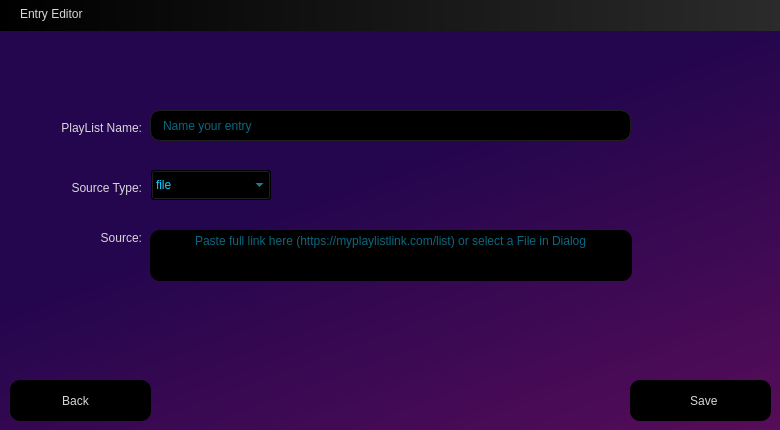
<?xml version="1.0" encoding="UTF-8"?>
<ui version="4.0">
 <class>EntryEditor</class>
 <widget class="QWidget" name="EntryEditor">
  <property name="geometry">
   <rect>
    <x>0</x>
    <y>0</y>
    <width>780</width>
    <height>430</height>
   </rect>
  </property>
  <property name="windowTitle">
   <string>Form</string>
  </property>
  <property name="styleSheet">
   <string notr="true">/*background-color: rgb(42, 42, 42);*/

QLabel
{
	color: rgb(216, 216, 216);
}

QPushButton 
{	
	color: rgb(216, 216, 216);
	background-color: rgb(0, 0, 0);
	border-radius: 10px;
}

QPushButton:hover 
{
	background-color: rgb(22, 7, 46);
}

QPushButton:disabled
{
	color: rgb(73, 73, 73);
}

QPushButton:pressed 
{
	background-color: rgb(82, 26, 149);
}

QTableWidget
{
	background-color: rgb(0, 0, 0);
}

QTableWidget::item::selected
{
	background-color: rgb(0, 58, 201);
}

QHeaderView::section
{
	background-color: rgb(20, 6, 36);
}

QHeaderView
{
	background-color: rgb(30, 30, 30);
}

QLineEdit
{
	color: rgb(216, 216, 216);
	background-color: rgb(0, 0, 0);
	padding-left:10px;
}

QTextEdit
{
	color: rgb(216, 216, 216);
	background-color: rgb(0, 0, 0);
	padding-left:25px;
}

QComboBox
{
	color: rgb(216, 216, 216);
	background-color: rgb(0, 0, 0);
}

QComboBox QAbstractItemView {
 	border: 1px solid grey;
 	/*background: black;*/
	selection-color: rgb(216, 216, 216);
  	background-color: rgb(30, 30, 30);
}
</string>
  </property>
  <widget class="QWidget" name="Titlebar_widget" native="true">
   <property name="geometry">
    <rect>
     <x>0</x>
     <y>0</y>
     <width>781</width>
     <height>31</height>
    </rect>
   </property>
   <property name="styleSheet">
    <string notr="true">/*background-color: rgb(40, 40, 40);*/

background-color: qlineargradient(spread:pad, x1:0, y1:0, x2:1, y2:0, stop:0 rgba(0, 0, 0, 255), stop:1 rgba(43, 43, 43, 255));</string>
   </property>
   <widget class="QLabel" name="Titlebar_label">
    <property name="geometry">
     <rect>
      <x>20</x>
      <y>0</y>
      <width>251</width>
      <height>21</height>
     </rect>
    </property>
    <property name="styleSheet">
     <string notr="true">background-color: transparent;</string>
    </property>
    <property name="text">
     <string>Entry Editor</string>
    </property>
    <property name="alignment">
     <set>Qt::AlignmentFlag::AlignBottom|Qt::AlignmentFlag::AlignLeading|Qt::AlignmentFlag::AlignLeft</set>
    </property>
   </widget>
  </widget>
  <widget class="QPushButton" name="Back_button">
   <property name="geometry">
    <rect>
     <x>10</x>
     <y>380</y>
     <width>141</width>
     <height>41</height>
    </rect>
   </property>
   <property name="text">
    <string>  Back     </string>
   </property>
   <property name="icon">
    <iconset resource="resources.qrc">
     <normaloff>:/icons/icons/white-left-arrow.png</normaloff>
     <disabledoff>:/icons/icons/white-left-arrow-disabled.png</disabledoff>:/icons/icons/white-left-arrow.png</iconset>
   </property>
   <property name="iconSize">
    <size>
     <width>15</width>
     <height>15</height>
    </size>
   </property>
  </widget>
  <widget class="QLineEdit" name="Name_textedit">
   <property name="geometry">
    <rect>
     <x>150</x>
     <y>110</y>
     <width>481</width>
     <height>31</height>
    </rect>
   </property>
   <property name="styleSheet">
    <string notr="true">QLineEdit
{
	border: 1px solid rgb(30, 30, 30);
	background-color: black;
	border-radius: 10px;
	padding-left: 10px;
	color: rgb(20, 205, 255); 
}</string>
   </property>
   <property name="text">
    <string/>
   </property>
   <property name="frame">
    <bool>false</bool>
   </property>
   <property name="placeholderText">
    <string>Name your entry</string>
   </property>
  </widget>
  <widget class="QLabel" name="EntryName_label">
   <property name="geometry">
    <rect>
     <x>11</x>
     <y>120</y>
     <width>131</width>
     <height>16</height>
    </rect>
   </property>
   <property name="text">
    <string>PlayList Name:</string>
   </property>
   <property name="alignment">
    <set>Qt::AlignmentFlag::AlignRight|Qt::AlignmentFlag::AlignTrailing|Qt::AlignmentFlag::AlignVCenter</set>
   </property>
  </widget>
  <widget class="QPushButton" name="Save_button">
   <property name="geometry">
    <rect>
     <x>630</x>
     <y>380</y>
     <width>141</width>
     <height>41</height>
    </rect>
   </property>
   <property name="text">
    <string>  Save</string>
   </property>
   <property name="icon">
    <iconset resource="resources.qrc">
     <normaloff>:/icons/icons/white-diskette.png</normaloff>
     <disabledoff>:/icons/icons/white-diskette-disabled.png</disabledoff>:/icons/icons/white-diskette.png</iconset>
   </property>
   <property name="iconSize">
    <size>
     <width>20</width>
     <height>20</height>
    </size>
   </property>
  </widget>
  <widget class="QPushButton" name="OpenFiles_button">
   <property name="geometry">
    <rect>
     <x>150</x>
     <y>230</y>
     <width>35</width>
     <height>51</height>
    </rect>
   </property>
   <property name="autoFillBackground">
    <bool>false</bool>
   </property>
   <property name="styleSheet">
    <string notr="true">border-radius: 10px;
/*background-color: rgba(1, 0, 0, 0);*/
</string>
   </property>
   <property name="text">
    <string/>
   </property>
   <property name="icon">
    <iconset resource="resources.qrc">
     <normaloff>:/icons/icons/white-folder.png</normaloff>
     <disabledoff>:/icons/icons/white-folder-disabled.png</disabledoff>:/icons/icons/white-folder.png</iconset>
   </property>
   <property name="iconSize">
    <size>
     <width>20</width>
     <height>20</height>
    </size>
   </property>
   <property name="flat">
    <bool>false</bool>
   </property>
  </widget>
  <widget class="QLabel" name="Source_label">
   <property name="geometry">
    <rect>
     <x>11</x>
     <y>230</y>
     <width>131</width>
     <height>16</height>
    </rect>
   </property>
   <property name="text">
    <string>Source:</string>
   </property>
   <property name="alignment">
    <set>Qt::AlignmentFlag::AlignRight|Qt::AlignmentFlag::AlignTrailing|Qt::AlignmentFlag::AlignVCenter</set>
   </property>
  </widget>
  <widget class="QTextEdit" name="Source_textedit">
   <property name="geometry">
    <rect>
     <x>151</x>
     <y>230</y>
     <width>481</width>
     <height>51</height>
    </rect>
   </property>
   <property name="styleSheet">
    <string notr="true">border-radius: 10px;
color: rgb(20, 205, 255); 
padding-left: 40px;</string>
   </property>
   <property name="frameShape">
    <enum>QFrame::Shape::NoFrame</enum>
   </property>
   <property name="frameShadow">
    <enum>QFrame::Shadow::Plain</enum>
   </property>
   <property name="lineWrapColumnOrWidth">
    <number>0</number>
   </property>
   <property name="acceptRichText">
    <bool>false</bool>
   </property>
   <property name="placeholderText">
    <string>Paste full link here (https://myplaylistlink.com/list) or select a File in Dialog</string>
   </property>
  </widget>
  <widget class="QComboBox" name="SourceType_combobox">
   <property name="geometry">
    <rect>
     <x>151</x>
     <y>170</y>
     <width>120</width>
     <height>30</height>
    </rect>
   </property>
   <property name="styleSheet">
    <string notr="true">color: rgb(20, 205, 255); 
</string>
   </property>
   <item>
    <property name="text">
     <string>file</string>
    </property>
   </item>
   <item>
    <property name="text">
     <string>url</string>
    </property>
   </item>
  </widget>
  <widget class="QLabel" name="SourceType_label">
   <property name="geometry">
    <rect>
     <x>11</x>
     <y>180</y>
     <width>131</width>
     <height>16</height>
    </rect>
   </property>
   <property name="text">
    <string>Source Type:</string>
   </property>
   <property name="alignment">
    <set>Qt::AlignmentFlag::AlignRight|Qt::AlignmentFlag::AlignTrailing|Qt::AlignmentFlag::AlignVCenter</set>
   </property>
  </widget>
  <widget class="QWidget" name="background_widget" native="true">
   <property name="geometry">
    <rect>
     <x>0</x>
     <y>30</y>
     <width>801</width>
     <height>421</height>
    </rect>
   </property>
   <property name="styleSheet">
    <string notr="true">/*background-color: qlineargradient(spread:pad, x1:0.369, y1:0.182, x2:1, y2:1, stop:0 rgba(57, 9, 126, 255), stop:1 rgba(129, 18, 129, 255));*/
background-color: qlineargradient(spread:pad, x1:0.506931, y1:0.295636, x2:1, y2:1, stop:0 rgba(35, 6, 77, 255), stop:1 rgba(90, 13, 90, 255));</string>
   </property>
  </widget>
  <zorder>background_widget</zorder>
  <zorder>Titlebar_widget</zorder>
  <zorder>Back_button</zorder>
  <zorder>Name_textedit</zorder>
  <zorder>EntryName_label</zorder>
  <zorder>Save_button</zorder>
  <zorder>Source_label</zorder>
  <zorder>SourceType_combobox</zorder>
  <zorder>SourceType_label</zorder>
  <zorder>Source_textedit</zorder>
  <zorder>OpenFiles_button</zorder>
 </widget>
 <resources>
  <include location="resources.qrc"/>
 </resources>
 <connections/>
</ui>
